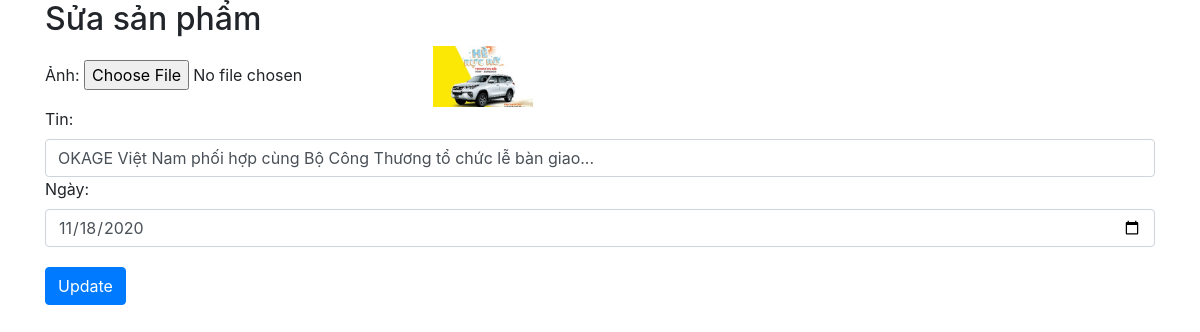
Screenshot of /PHP/index2.php?page_layout=sua&id=4 with the database file from the repository.
### tables this page shows
CREATE TABLE `tbl_tintuc` (
  `ID` int(11) NOT NULL,
  `image` char(50) NOT NULL,
  `tin` varchar(2000) NOT NULL,
  `ngay` date NOT NULL
);

### PHP/hanhdong/sua.php (the view, shortened to what this page needs)
 <?php
    include "../connect.php";
        $sql = "SELECT * FROM `tbl_tintuc` WHERE ID = '$_GET[id]' ";
        $result = mysqli_query($conn,$sql);
        $row = mysqli_fetch_array($result);
?>
<!DOCTYPE html>
<html lang="en">
<head>
    <link rel="stylesheet" href="https://stackpath.bootstrapcdn.com/bootstrap/4.5.2/css/bootstrap.min.css">
</head>
<body>
    <div class="container">
        <div class="nav">
            <div class="header">
                <h2>Sửa sản phẩm</h2>
            </div>
        </div>
        <div class="banner">
            <form   method="post" action="" enctype="multipart/form-data">
                <div class="form_group">
                    <label for="">Ảnh:</label>
                    <input type="file" name="c_img">
                    <img src="upload/<?php echo $row['image']; ?>" style="max-width: 100px;">
                </div>
                <div class="form_group">
                    <label for="">Tin:</label>
                    <input type="text" name="tin" value="<?php echo $row['tin']; ?>"  class="form-control">
                </div>
                <div class="form_group">
                    <label for="">Ngày:</label>
                    <input type="date" name="date"  value="<?php echo $row['ngay']; ?>"  class="form-control">
                </div>
                <input type="submit" name="sbm" value="Update"  class="ac btn btn-primary" >
            </form>
        </div>
    </div>
</body>
</html>

### PHP/hanhdong/sua.php (style rules this page uses)
.ac { margin-top:20px; }

### rows the page displays
tbl_tintuc: image (picture), tin "OKAGE Việt Nam phối hợp cùng Bộ Công Thương tổ chức lễ bàn giao...", date "11/18/2020"
